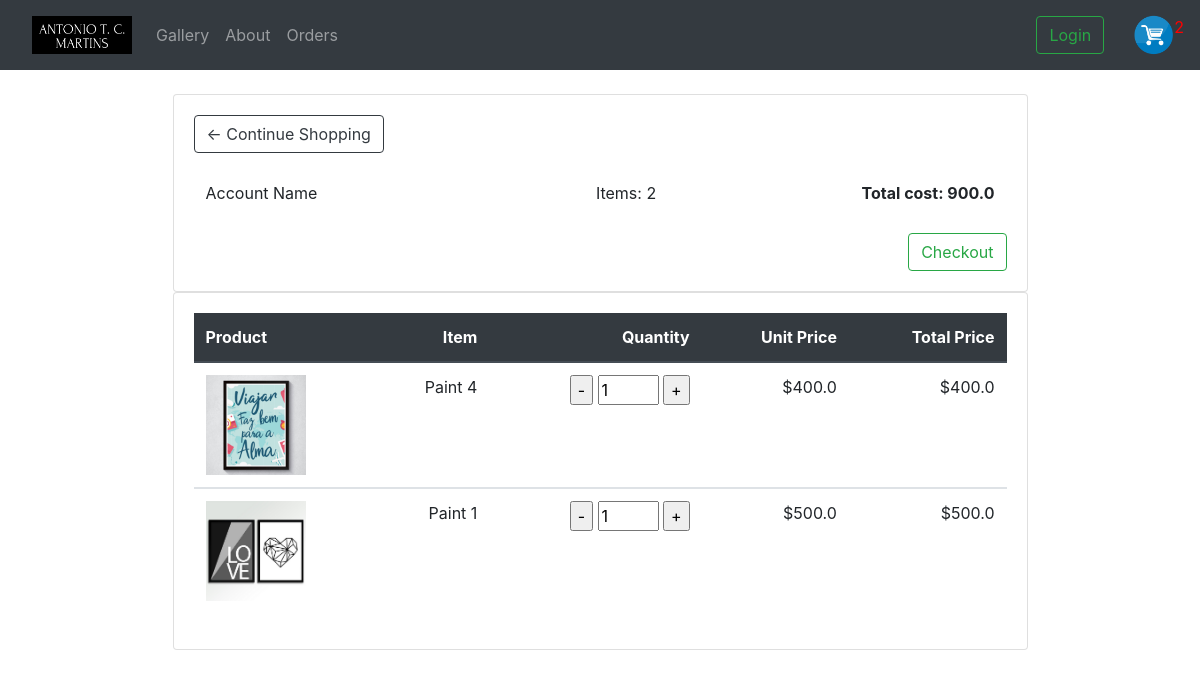
The page /cart/ (signed in) on the database as committed earlier.
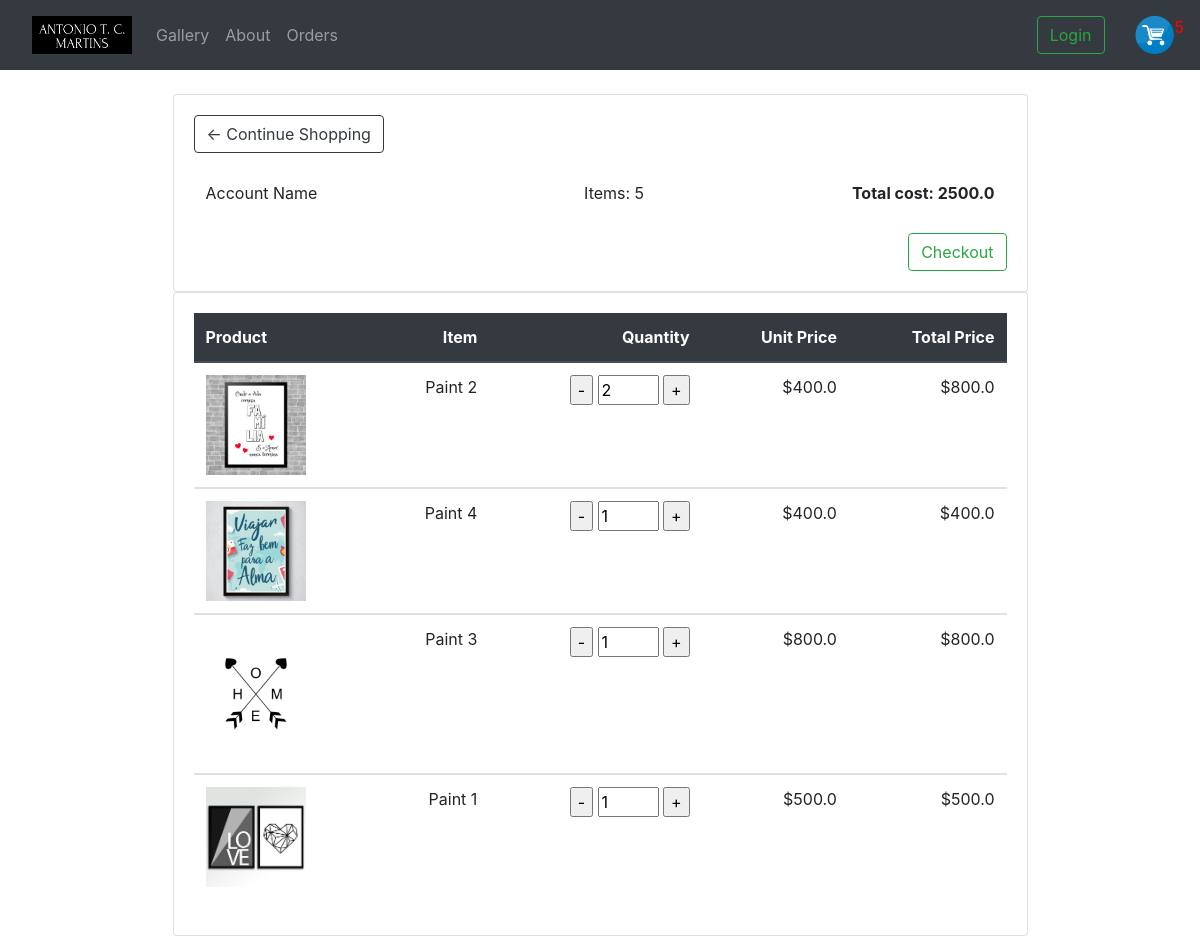
The same page on the database as committed later.
### shop/models.py (models this page shows, shortened)
class Order(models.Model):
    STATUS =(
        ('Pending', 'Pending'),
        ('Out for delivery', 'Out for delivery'),
        ('Delivered', 'Delivered')
    )
    customer = models.ForeignKey(Customer, null=True, blank=True, on_delete=models.SET_NULL) #many to one relationship, customer can have multiple orders
    date_created = models.DateTimeField(auto_now_add=True, null=True)
    status = models.CharField(max_length=200, null=True, choices=STATUS)
    transaction_id = models.CharField(max_length=200, null=True)
    @property
    def get_cart_total(self):
        orderitems = self.orderitem_set.all()
        total = sum([item.get_total for item in orderitems]) #
        return total
    @property
    def get_cart_items(self):
        orderitems = self.orderitem_set.all()
        total = sum([item.quantity for item in orderitems])
        return total

class OrderItem(models.Model):
    product = models.ForeignKey(Product, null=True, on_delete=models.SET_NULL)
    order = models.ForeignKey(Order, null=True, on_delete=models.SET_NULL) #a single order can have multiple order items
    quantity = models.IntegerField(default=0, null=True, blank=True)
    date_added = models.DateTimeField(auto_now_add=True)
    @property
    def get_total(self):
        total = self.product.price * self.quantity
        return total

class Product(models.Model):
    CATEGORY =(
        ('Abstract', 'Abstract'),
        ('Africa', 'Africa'),
    )
    name = models.CharField(max_length=200, null=True)
    category = models.CharField(max_length=200, null=True, choices=CATEGORY)
    description = models.CharField(max_length=200, null=True, blank=True)
    price = models.FloatField(null=True)
    date_created = models.DateTimeField(auto_now_add=True, null=True)
    images = models.ImageField(null=True, blank=True) #allows to puts images dont put in your STATIC FILE
    tags = models.ManyToManyField(Tag)

### shop/views.py (the view)
# urls.py: path('cart/', views.cart, name="cart"),
def cart(request):
    if request.user.is_authenticated:
        customer = request.user.customer  # one to one relationship
        order, created = Order.objects.get_or_create(customer=customer)  # querying an object or creating one
        items = order.orderitem_set.all()
        cartItems = order.get_cart_items
    else:  # non-logged in user cart
        items = []
        order = {'get_cart_total': 0, 'get_cart_items': 0}
        cartItems = order['get_cart_items']
    context = {'items': items, 'order': order, 'cartItems': cartItems}
    return render(request, "shop/cart.html", context)

### shop/templates/shop/cart.html (shortened to what this page needs)
{% extends "shop/layout.html" %}
{% load static %}
{% block name %}
<br>
<div class="container">
    <div class="row justify-content-center" >
        <div class="card w-75">
          <div class="card-body">
            <a href="{% url 'gallery' %}" class="btn btn-outline-dark">&#x2190; Continue Shopping</a>
            <p>
              <table class="table borderless">
                  <tbody>
                      <td>Account Name</td>
                      <td class="text-right">Items: {{order.get_cart_items}}</td>
                      <th class="text-right">Total cost: {{order.get_cart_total}}</th>
              </table>
            </p>
          <a href="{% url 'checkout' %}" class="btn btn-outline-success float-right">Checkout</a>
          </div>
        </div>
    </div>
</div>
<div class="container">
    <div class="row justify-content-center" >
        <div class="card w-75">
          <div class="card-body">
              <table class="table borderless">
                  <thead class="thead-dark">
                    <tr>
                      <th>Product</th>
                      <th class="text-right" scope="col">Item</th>
                      <th class="text-right" scope="col">Quantity</th>
                      <th class="text-right" scope="col">Unit Price</th>
                      <th class="text-right" scope="col">Total Price</th>
                    </tr>
                  </thead>
                      {% for item in order.orderitem_set.all%}
                   <tbody>
                        <tr>
                          <th scope="row"> <img style="width: 100px;" src="{{item.product.images.url}}"> </th>
                          <td class="text-right">{{item.product.name}}</td>
                          <form action="" method="POST">
                          <td class="text-right">
                              <input data-product={{item.product.id}} data-action="remove" class="update-cart" type="button"  value="-" />
                              <input type="text" name="quantity" value="{{item.quantity}}" maxlength="1" max="10" size="1" id="number" />
                              <input data-product={{item.product.id}} data-action="add" class="update-cart" type="button" value="+" />
                          </td>
                          </form>
                          <td class="text-right">${{item.product.price}}</td>
                          <td class="text-right">${{item.get_total}}</td>
                        </tr>
                   </tbody>
                   {% endfor %}
              </table>
          </div>
        </div>
    </div>
</div>
{% endblock %}

### shop/templates/shop/layout.html (shortened to what this page needs)
{%load static%}
<!DOCTYPE html>
<html lang="en">
<head>
    <link rel="stylesheet" href="https://cdn.jsdelivr.net/npm/bootstrap@4.5.3/dist/css/bootstrap.min.css">
    <link rel="stylesheet" href= "{% static '/css/layout.css' %}">
    <link rel="stylesheet" href= "{% static '/images/' %}">
</head>
<body>
    {% include 'shop/navbar.html'%}
    {% block name %}
    {% endblock %}
</body>
</html>

### shop/templates/shop/navbar.html (shortened to what this page needs)
{% load static %}
<nav class="navbar navbar-expand-lg navbar-dark bg-dark">
 <a class="nav-link" href="{% url 'home' %}"><img  style="width: 100px" src="{% static '/images/logo5.png' %}" ></a>
  <div class="collapse navbar-collapse" id="navbarSupportedContent">
    <ul class="navbar-nav mr-auto">
        <li class="nav-item">
        <a class="nav-link" href="{% url 'gallery' %}">Gallery</a>
      </li>
       <li class="nav-item">
        <a class="nav-link" href="{% url 'about' %}">About</a>
      </li>
      <li class="nav-item">
        <a class="nav-link" href="#">Orders</a>
      </li>
    </ul>
      <form id="login">
          <div class="container">
              <button class="btn btn-outline-success " type="submit">Login</button>
          </div>
      </form>
      <a  href="{% url 'cart' %}"><img  id="cart-icon" src="{% static '/images/cart.png' %}"><a/>
          <p style="color: red;">{{cartItems}}</p>
  </div>
</nav>

### shop/static/css/layout.css (style rules this page uses)
#login { margin-right: 15px; }
#cart-icon { width: 40px; }
.borderless td, .borderless th { border: none; }

Rows that differ between the two databases and show on the page:
computed for Order: get_cart_items "2" → "5"; get_cart_total "900.0" → "2500.0"
added OrderItem: product.images (picture), product.name "Paint 2", quantity "2", product.price "400.0", get_total "800.0"
added OrderItem: product.images (picture), product.name "Paint 3", quantity "1", product.price "800.0", get_total "800.0"
